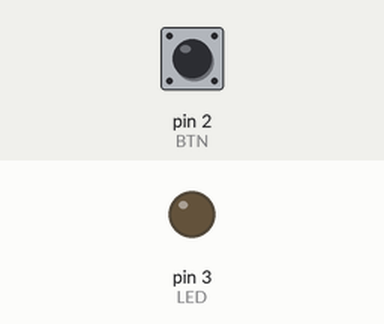
The sketch below on a simulated Arduino Uno, built with avr-gcc and run on an emulated ATmega328P. On the bench: output pins drawn as LEDs (lit = HIGH). The inputs (shaded band) are chosen by the test bench; at power-on: pin 2 (BTN) HIGH.

Above: at 1.2 s.
1.3 s: pin 2 (BTN) pulled LOW for 0.15 s
At 1.37 s:
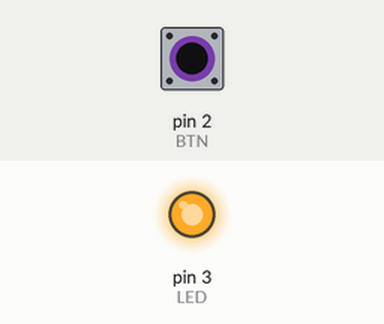
2.9 s: pin 2 (BTN) pulled LOW for 3.2 s
At 7.5 s:
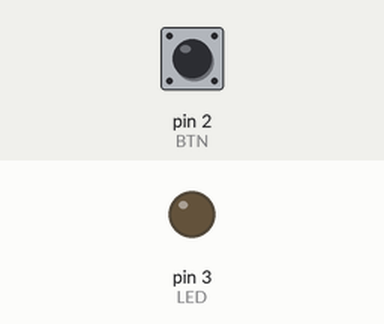
Timing chart, 0 to 9.0 s (numbered marks = the images above; inputs shaded):
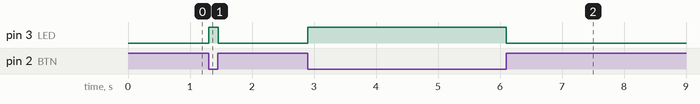

The sketch:

Digital_Input.ino
```cpp
const int BTN = 2;
const int LED = 3;

void setup()
{
    pinMode(BTN, INPUT);
    pinMode(LED, OUTPUT);
}

void loop()
{
    if (digitalRead(BTN) == 0)
    {
        digitalWrite(LED, 1);
    }
    else
    {
        digitalWrite(LED, 0);
    }
    delay(5);
}
```

Measured:
- after the input at 1.3 s, pin 3 (LED): LOW → HIGH at once, → LOW 0.15 s later
- after the input at 2.9 s, pin 3 (LED): LOW → HIGH at once, → LOW 3.2 s later
